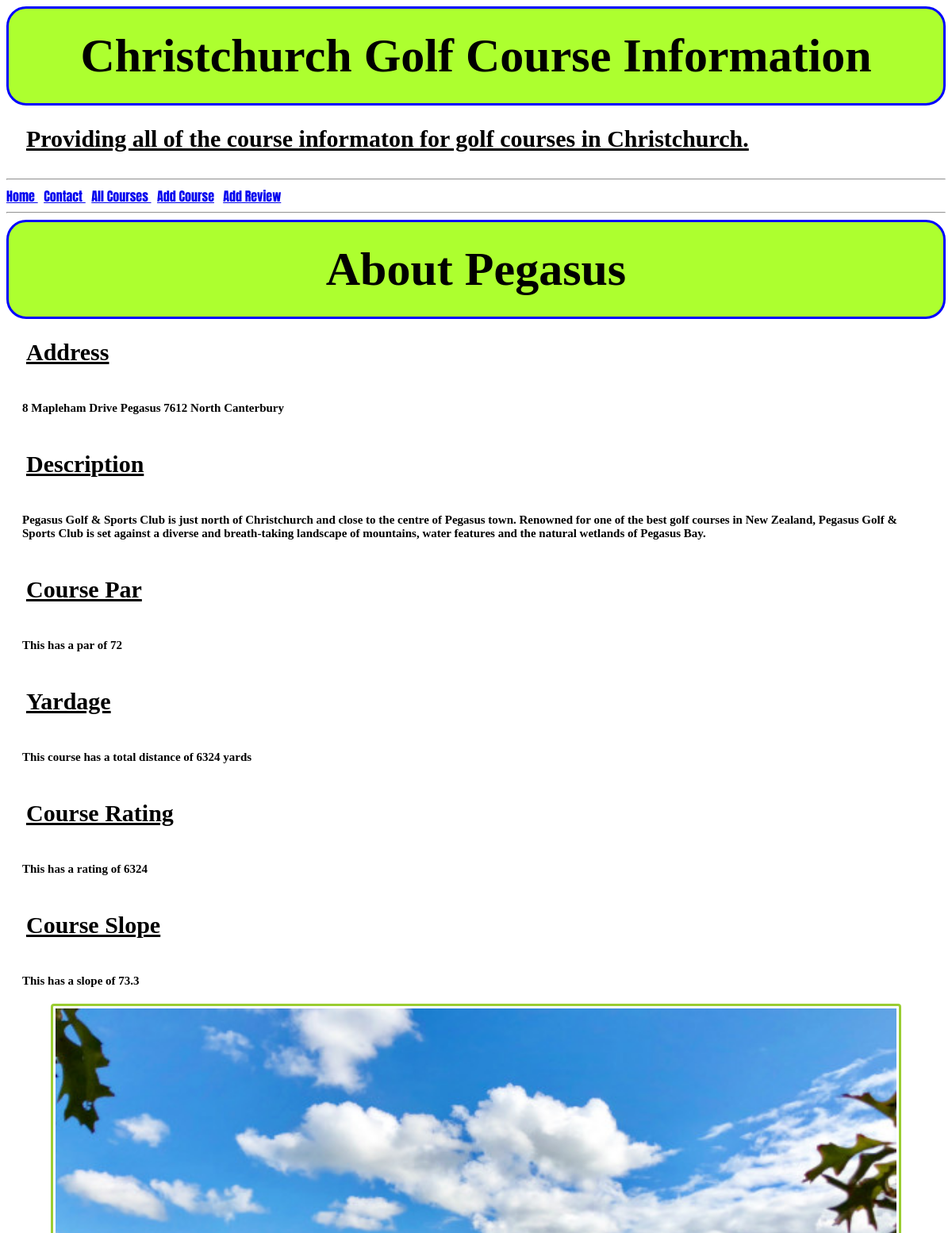
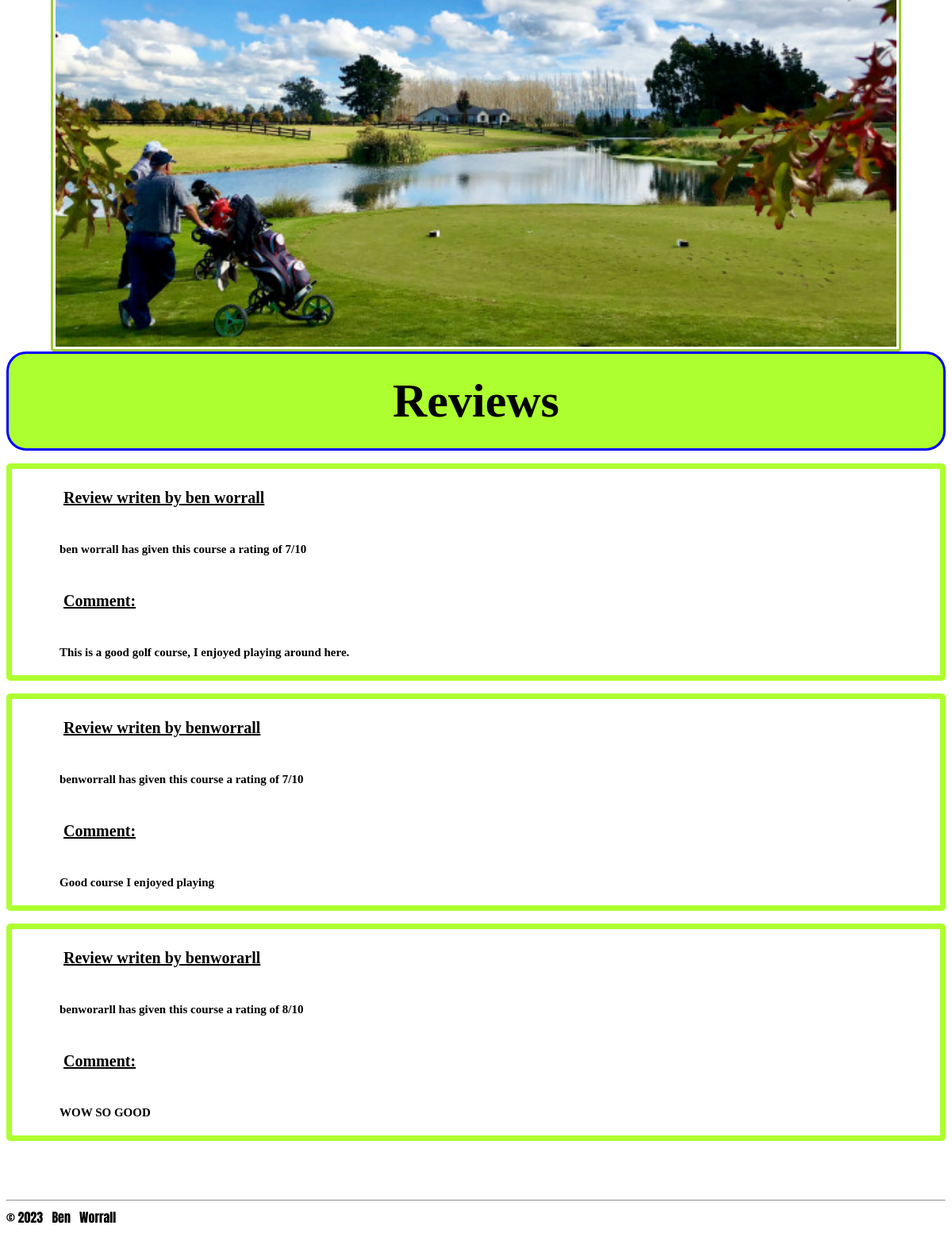
The app's page /golf/10 with its own data (2 pictures, top to bottom).
### tables this page shows
CREATE TABLE courses (id INTEGER PRIMARY KEY AUTOINCREMENT, name TEXT, location TEXT, description TEXT, par TEXT, yardage TEXT, rating TEXT, slope TEXT, photo BLOB);

CREATE TABLE reviews (id INTEGER PRIMARY KEY AUTOINCREMENT, course_id INTEGER REFERENCES courses (id), username TEXT, rating TEXT, comment TEXT, review_date TIME DEFAULT (CURRENT_TIMESTAMP));

### routs.py (the view)
@app.route('/golf/<int:id>')
def golf(id):
    conn = sqlite3.connect('golfweb.db')
    cur = conn.cursor()
    cur.execute('SELECT * FROM Courses WHERE id=?', (id,))
    golf = cur.fetchone()
    print(golf)
    cur.execute('SELECT * FROM reviews WHERE course_id=?', (id,))
    reviews = cur.fetchall()
    return render_template('golf.html', golf=golf, reviews=reviews)

### templates/golf.html
{% extends 'layout.html' %}
{% block content%}
<h1>About {{ golf[1] }}</h1>
<h2>Address</h2>
<h4>{{ golf[2] }}</h4>
<h2>Description</h2>
<h4>{{ golf[3] }}</h4>
<h2>Course Par</h2>
<h4>This has a par of {{ golf[4] }}</h4>
<h2>Yardage</h2>
<h4>This course has a total distance of {{ golf[5] }} yards</h4>
<h2>Course Rating</h2>
<h4>This has a rating of {{ golf[5] }}</h4>
<h2>Course Slope</h2>
<h4>This has a slope of {{ golf[6] }}</h4>
<img src='{{ golf[8] }}' class="image2" height="720" width="1060"/>
<h1>Reviews</h2>
{% for review in reviews %}
    <ol style="border: 7px solid greenyellow; border-radius: 5px;">
        <h3>Review writen by {{ review[2]}}</h3>
        <h4>{{ review[2]}} has given this course a rating of {{ review[3] }}/10</h4>
        <h3> Comment:</h3>
        <h4>{{ review[4] }}</h4>
    </ol>
{% endfor %}
{% if reviews %}
    <h2></h2>
{% else %}
    <ol style="border: 7px solid greenyellow; border-radius: 5px;">
    <h4>No reviews available for this course.</h4>
    <h4><a href = "/reviews"> Click here to submit review | Use course number {{golf[0]}}</a></h4>
    </ol>
{% endif %}
{% endblock %}

### static/css/style.css (style rules this page uses)
html { font-family: 'Anton', sans-serif; }
h1 { font-family: Georgia, 'Times New Roman', Times, serif; font-size: 60px; text-align: center; padding: 25px; margin: 0; border: 3px solid blue; border-radius: 25px; background-color: greenyellow; }
h2 { font-family: Georgia, 'Times New Roman', Times, serif; font-size: 30px; text-align: left; padding: 25px; text-decoration: underline; margin: 0; }
h3 { font-family: Georgia, 'Times New Roman', Times, serif; font-size: 20px; text-align: left; padding: 25px; text-decoration: underline; margin: 0; }
h4 { font-family: Georgia, 'Times New Roman', Times, serif; font-size: 15px; text-align: left; padding: 20px; margin: 0; }
.image2 { border: 3px solid yellowgreen; border-radius: 4px; padding: 3px; display: block; margin-left: auto; margin-right: auto; }

### records on screen
courses: name "Pegasus", location "8 Mapleham Drive Pegasus 7612 North Canterbury", description "Pegasus Golf & Sports Club is just north of Christchurch and close to the centre of Pegasus town. Renowned for one of the best golf courses in New Zealand, Pegasus Golf & Sports Club is set against a diverse and breath-taking landscape of mountains, water features and the natural wetlands of Pegasus Bay.", par "72", yardage "6324", rating "73.3", photo (picture)
reviews: username "ben worrall", rating "7", comment "This is a good golf course, I enjoyed playing around here."
reviews: username "benworrall", rating "7", comment "Good course I enjoyed playing"
reviews: username "benworarll", rating "8", comment "WOW SO GOOD"
